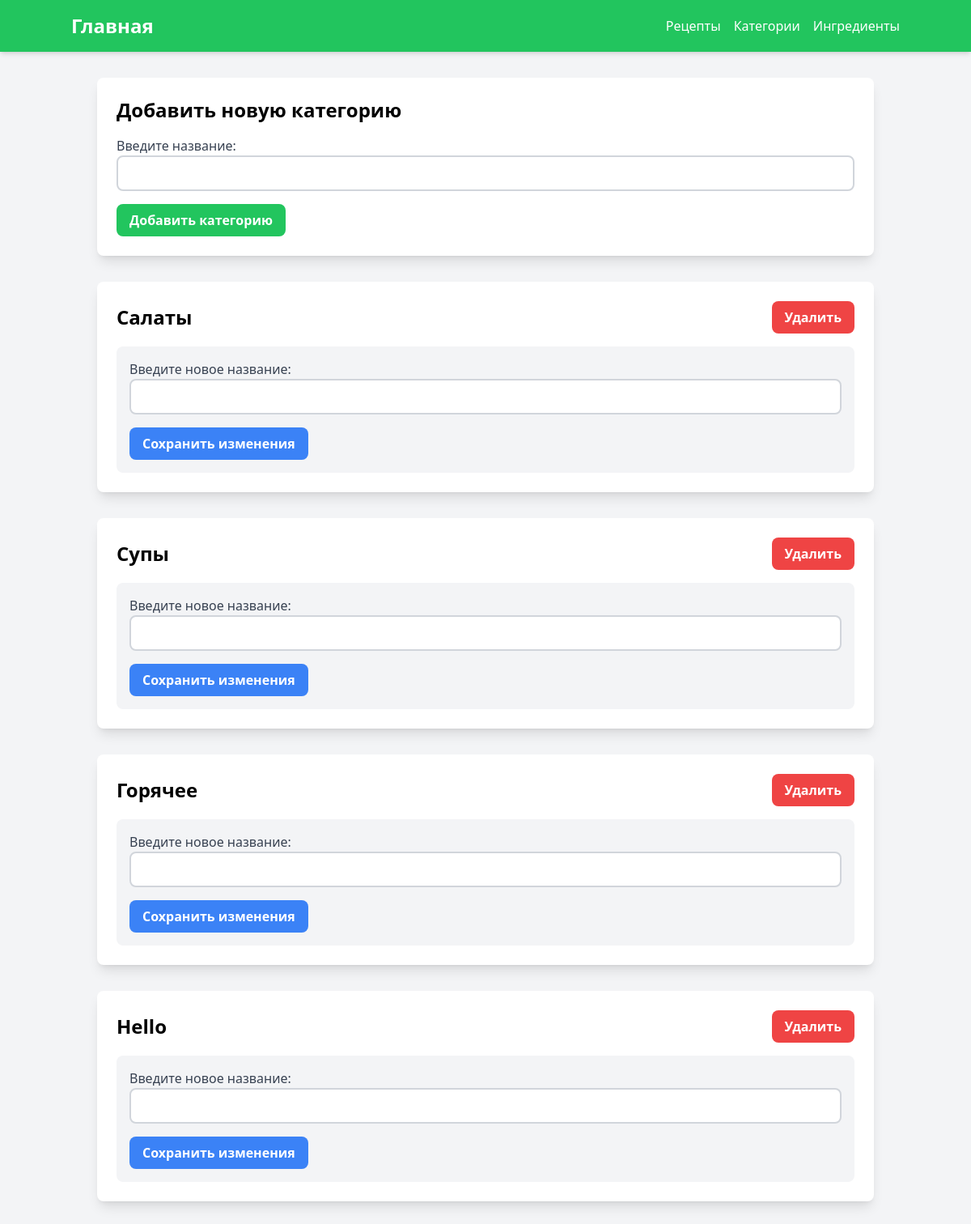
The app's page /category_pages, older data.
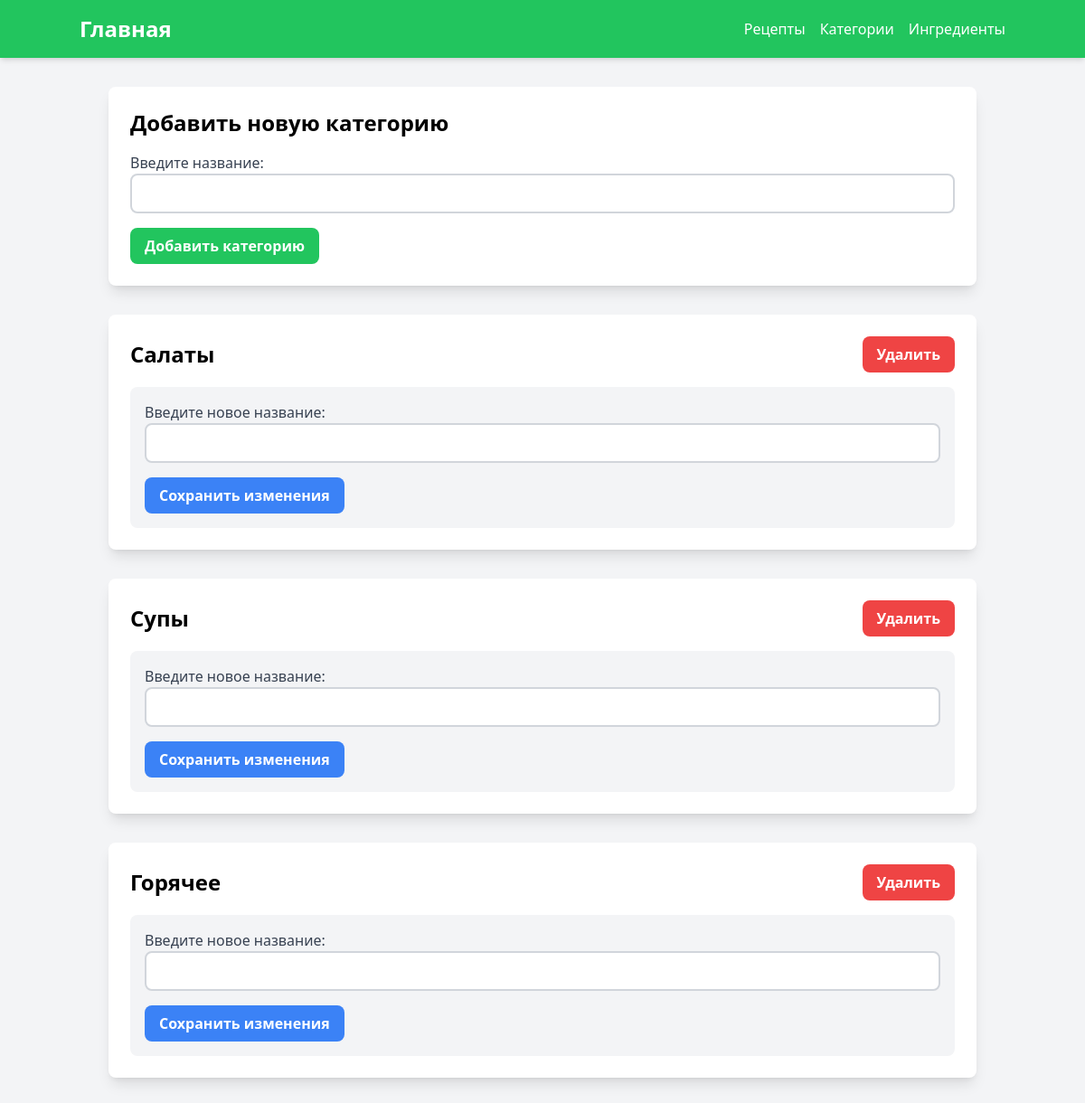
The same page, newer data.
### orm/category.py (models this page shows)
class CategoryOrm(Model):
    __tablename__ = 'categories'
    id: Mapped[int] = mapped_column(primary_key=True)
    name: Mapped[str] = mapped_column(unique=True)

### pages/category.py (the view)
@router.get('')
async def get_categories_template(
    request: Request, categories=Depends(get_all)
):
    return templates.TemplateResponse(
        'categories.html',
        {
            'request': request,
            'categories': categories['data'],
        }
    )

### templates/categories.html (shortened to what this page needs)
{% extends "header.html" %}
{% block content %}
<div class="container mx-auto p-8">
    <div class="bg-white rounded-lg shadow-lg p-6 mb-8">
        <h2 class="text-2xl font-bold mb-4">Добавить новую категорию</h2>
        <form action="{{ url_for('create_category_template') }}" method="post">
            <div class="mb-4">
                <label class="block text-gray-700" for="new_name">Введите название: </label>
                <input class="border-2 border-gray-300 p-2 w-full rounded-lg" type="text" id="new_name" name="name" required>
            </div>
            <button class="bg-green-500 text-white font-bold py-2 px-4 rounded-lg hover:bg-green-600" type="submit">Добавить категорию</button>
        </form>
    </div>
    {% for category in categories %}
        <div class="bg-white rounded-lg shadow-lg p-6 mb-8">
            <div class="flex justify-between items-center mb-4">
                <span class="text-2xl font-bold">{{ category.name }}</span>
                <div class="flex space-x-4">
                    <form action="{{ url_for('delete_category_template', id=category.id) }}" method="post">
                        <button class="bg-red-500 text-white font-bold py-2 px-4 rounded-lg hover:bg-red-600" type="submit">Удалить</button>
                    </form>
                </div>
            </div>
            <div class="bg-gray-100 p-4 rounded-lg">
                <form action="{{ url_for('update_category_template', id=category.id) }}" method="post">
                    <div class="mb-4">
                        <label class="block text-gray-700" for="new_name_{{ category.id }}">Введите новое название: </label>
                        <input class="border-2 border-gray-300 p-2 w-full rounded-lg" type="text" id="new_name_{{ category.id }}" name="name" required>
                    </div>
                    <button class="bg-blue-500 text-white font-bold py-2 px-4 rounded-lg hover:bg-blue-600" type="submit">Сохранить изменения</button>
                </form>
            </div>
        </div>
    {% endfor %}
</div>
{% endblock %}

Row changes from the older to the newer data that the page shows:
removed CategoryOrm: name "Hello"
